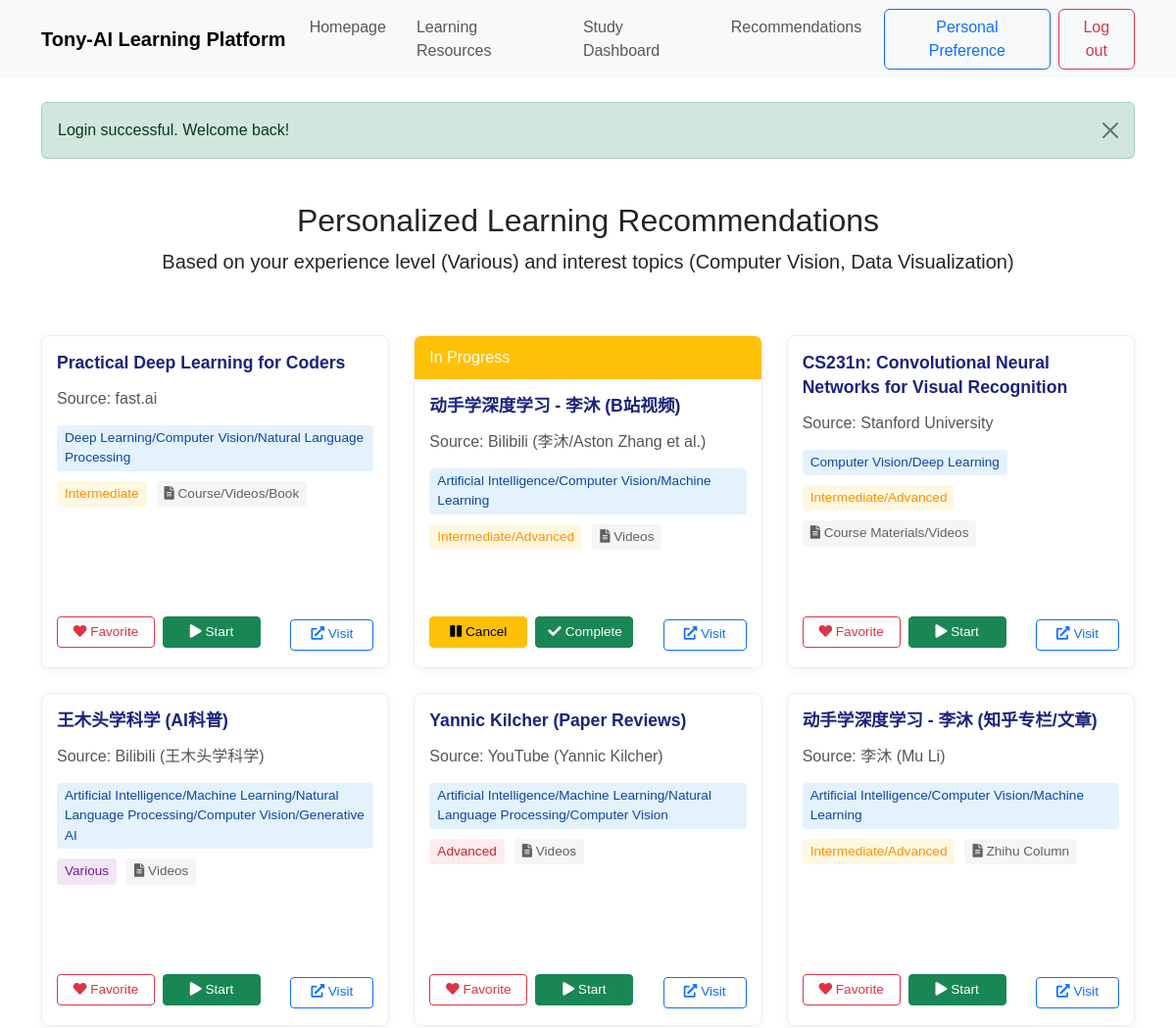
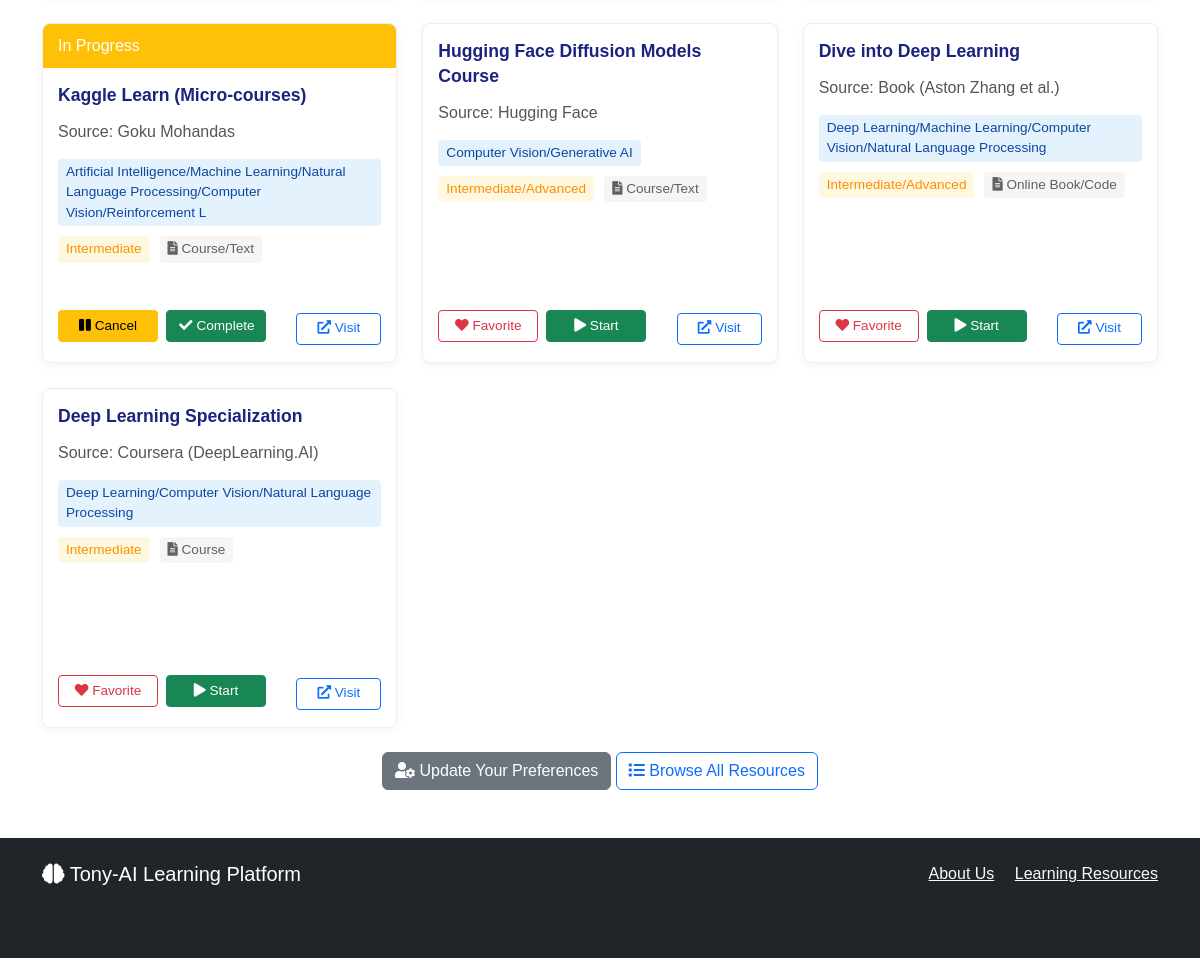
Page /recommendations.php (signed in) on the committed database (2 pictures, top to bottom).
### tables this page shows
CREATE TABLE `user_profiles` (
  `profile_id` int(11) NOT NULL,
  `user_id` int(11) NOT NULL,
  `interested_topics` varchar(255) DEFAULT NULL,
  `skill_level` enum('Beginner','Intermediate','Advanced','Various') DEFAULT NULL
);

CREATE TABLE `resources` (
  `resource_id` int(11) NOT NULL,
  `Title` varchar(255) NOT NULL,
  `URL` varchar(512) NOT NULL,
  `Topic` varchar(100) NOT NULL,
  `Difficulty` varchar(100) NOT NULL,
  `Format` varchar(100) NOT NULL,
  `Source` varchar(255) NOT NULL
);

### recommendations.php (the view, shortened to what this page needs)
<?php
require_once 'database.php';
include 'header.php';
$user_id = $_SESSION['user_id'];
$stmt = $pdo->prepare("SELECT skill_level, interested_topics FROM user_profiles WHERE user_id = ?");
$stmt->execute([$user_id]);
$profile = $stmt->fetch();
if (!$profile) {
    $skill_level = 'Beginner';
    $interested_topics = '';
} else {
    $skill_level = $profile['skill_level'] ?? 'Beginner';
    $interested_topics = $profile['interested_topics'] ?? '';
}
$interested_topics_array = !empty($interested_topics) ? explode(",", $interested_topics) : [];
$sql = "SELECT * FROM resources WHERE 1=1";
$sql .= " AND resource_id NOT IN (
    SELECT resource_id FROM learning_status
    WHERE user_id = :user_id AND status = 'completed'
)";
if (!empty($interested_topics_array)) {
    $topic_conditions = [];
    foreach ($interested_topics_array as $topic) {
        $topic_conditions[] = "Topic LIKE :topic_" . md5($topic);
    }
    if (!empty($topic_conditions)) {
        $sql .= " AND (" . implode(" OR ", $topic_conditions) . ")";
    }
}
$sql .= " ORDER BY RAND() LIMIT 12";
$stmt = $pdo->prepare($sql);
$stmt->bindValue(":user_id", $user_id);
if (!empty($interested_topics_array)) {
    foreach ($interested_topics_array as $topic) {
        $param_name = ":topic_" . md5($topic);
        $stmt->bindValue($param_name, "%$topic%");
    }
}
$stmt->execute();
$result = $stmt->fetchAll();
$userLearningStatus = [];
if (isset($_SESSION['user_id'])) {
    $userId = $_SESSION['user_id'];
    $statusQuery = "SELECT resource_id, status FROM learning_status WHERE user_id = ?";
    $statusStmt = $pdo->prepare($statusQuery);
    $statusStmt->execute([$userId]);
    $statusResult = $statusStmt->fetchAll(PDO::FETCH_ASSOC);
    foreach ($statusResult as $row) {
        $userLearningStatus[$row['resource_id']] = $row['status'];
    }
}
function getStatusDisplayName($status) {
    switch ($status) {
        case 'in_progress': return "In Progress";
    }
}
function getStatusClass($status) {
    switch ($status) {
        case 'in_progress': return "bg-warning";
    }
}
?>
<div class="container mt-4">
    <div class="recommendation-header text-center mb-4">
        <h2>Personalized Learning Recommendations</h2>
        <p class="lead">Based on your experience level (<?php echo $skill_level; ?>)
            <?php if (!empty($interested_topics_array)): ?>
                and interest topics (<?php echo implode(', ', $interested_topics_array); ?>)
            <?php endif; ?>
        </p>
    </div>
    <?php if (empty($result)): ?>
        <div class="alert alert-info">
            <i class="fas fa-info-circle"></i> No resources matching your preferences were found. Please try <a href="profile.php" class="alert-link">updating your preferences</a> or <a href="resources.php" class="alert-link">browse all resources</a>.
        </div>
    <?php else: ?>
        <div class="resource-grid">
            <?php foreach ($result as $resource): ?>
                <div class="resource-card" style="display: flex; flex-direction: column; min-height: 340px;">
                    <?php
                    $resourceId = $resource['resource_id'];
                    $status = isset($userLearningStatus[$resourceId]) ? $userLearningStatus[$resourceId] : null;
                    if (!empty($status)) {
                        $headerClass = getStatusClass($status);
                        $statusDisplay = getStatusDisplayName($status);
                        echo '<div class="card-header ' . $headerClass . ' text-white">' . $statusDisplay . '</div>';
                    }
                    ?>
                    <div class="card-body" style="flex: 1 1 auto; display: flex; flex-direction: column;">
                        <h3 style="flex-shrink:0;"><a href="<?php echo $resource['URL']; ?>" target="_blank"><?php echo $resource['Title']; ?></a></h3>
                        <p class="resource-description" style="flex-shrink:0;">Source: <?php echo $resource['Source']; ?></p>
                        <div class="resource-meta" style="flex-shrink:0;">
                            <span class="topic-badge">
                                <?php echo $resource['Topic']; ?>
                            </span>
                            <span class="difficulty-badge <?php
                                echo strpos($resource['Difficulty'], 'Beginner') !== false ? 'difficulty-beginner' :
                                    (strpos($resource['Difficulty'], 'Intermediate') !== false ? 'difficulty-intermediate' :
                                    (strpos($resource['Difficulty'], 'Advanced') !== false ? 'difficulty-advanced' : 'difficulty-various'));
                            ?>"><?php echo $resource['Difficulty']; ?></span>
                            <span class="format-badge"><i class="fas fa-file-alt"></i> <?php echo $resource['Format']; ?></span>
                        </div>
                        <div class="resource-actions" style="margin-top:auto; display:flex; gap:10px; flex-wrap:wrap; justify-content: space-between;">
                            <div style="display: flex; gap: 8px; flex-wrap: wrap;">
                                <?php if (empty($status) || $status === 'not_started'): ?>
                                    <form method="post" action="update_status.php">
                                        <button type="submit" class="btn btn-sm btn-outline-danger" style="width: 100px;">
                                            <i class="fas fa-heart"></i> Favorite
                                        </button>
                                    </form>
                                <?php endif; ?>
                                <?php if ($status === 'in_progress'): ?>
                                    <form method="post" action="update_status.php">
                                        <button type="submit" class="btn btn-sm btn-warning" style="width: 100px;">
                                            <i class="fas fa-pause"></i> Cancel
                                        </button>
                                    </form>
                                <?php elseif ($status !== 'completed'): ?>
                                    <form method="post" action="update_status.php">
                                        <button type="submit" class="btn btn-sm btn-success" style="width: 100px;">
                                            <i class="fas fa-play"></i> Start
                                        </button>
                                    </form>
                                <?php endif; ?>
                                <?php if ($status === 'in_progress'): ?>
                                    <form method="post" action="update_status.php">
                                        <button type="submit" class="btn btn-sm btn-success" style="width: 100px;">
                                            <i class="fas fa-check"></i> Complete
                                        </button>
                                    </form>
                                <?php endif; ?>
                            </div>
                            <a href="<?php echo $resource['URL']; ?>" target="_blank" class="btn btn-sm btn-outline-primary">
                                <i class="fas fa-external-link-alt"></i> Visit
                            </a>
                        </div>
                    </div>
                </div>
            <?php endforeach; ?>
        </div>
    <?php endif; ?>
    <div class="mt-4 text-center">
        <a href="profile.php" class="btn btn-secondary">
            <i class="fas fa-user-cog"></i> Update Your Preferences
        </a>
        <a href="resources.php" class="btn btn-outline-primary">
            <i class="fas fa-list"></i> Browse All Resources
        </a>
    </div>
</div>
<?php include 'footer.php'; ?>

### header.php (shortened to what this page needs)
<!DOCTYPE html>
<html lang="en">
<head>
    <link rel="stylesheet" href="https://cdn.jsdelivr.net/npm/bootstrap@5.3.0/dist/css/bootstrap.min.css">
    <link rel="stylesheet" href="https://cdnjs.cloudflare.com/ajax/libs/font-awesome/5.15.4/css/all.min.css">
</head>
<body>
    <nav class="navbar navbar-expand-lg navbar-light bg-light">
        <div class="container">
            <a class="navbar-brand" href="index.php">Tony-AI Learning Platform</a>
            <div class="collapse navbar-collapse" id="navbarNav">
                <ul class="navbar-nav me-auto">
                    <li class="nav-item">
                        <a class="nav-link" href="index.php">Homepage</a>
                    </li>
                    <li class="nav-item">
                        <a class="nav-link" href="resources.php">Learning Resources</a>
                    </li>
                    <li class="nav-item">
                        <a class="nav-link" href="dashboard.php">Study Dashboard</a>
                    </li>
                    <li class="nav-item">
                        <a class="nav-link" href="recommendations.php">Recommendations</a>
                    </li>
                </ul>
                <div class="d-flex">
                    <?php if (isset($_SESSION['user_id'])): ?>
                        <a href="profile.php" class="btn btn-outline-primary me-2">Personal Preference</a>
                        <a href="logout.php" class="btn btn-outline-danger">Log out</a>
                    <?php else: ?>
                        <a href="login.php" class="btn btn-outline-primary me-2">Log in</a>
                        <a href="register.php" class="btn btn-outline-primary">Register</a>
                    <?php endif; ?>
                </div>
            </div>
        </div>
    </nav>
    <div class="container mt-4">
        <?php if (isset($_SESSION['message'])): ?>
            <div class="alert alert-<?php echo $_SESSION['message_type']; ?> alert-dismissible fade show" role="alert">
                <?php
                echo $_SESSION['message'];
                ?>
                <button type="button" class="btn-close" data-bs-dismiss="alert" aria-label="Close"></button>
            </div>
        <?php endif; ?>
    </div>
</body>
</html>

### footer.php (shortened to what this page needs)
    <footer class="mt-5 pt-4 pb-4 bg-dark text-white">
        <div class="container">
            <div class="row">
                <div class="col-md-6">
                    <h5><i class="fas fa-brain"></i> Tony-AI Learning Platform</h5>
                    <p class="text-muted">Your professional one-stop platform for AI learning resources</p>
                </div>
                <div class="col-md-6 text-md-end">
                    <div class="footer-links mb-2">
                        <a href="about.php" class="text-light me-3">About Us</a>
                        <a href="resources.php" class="text-light">Learning Resources</a>
                    </div>
                    <div class="footer-copyright text-muted">
                    </div>
                </div>
            </div>
        </div>
    </footer>
</body>
</html>

### header.php (style rules this page uses)
body { font-family: 'Arial', 'Helvetica', sans-serif; }
.navbar-brand { font-weight: bold; }
.navbar-nav .nav-link { margin-right: 15px; }
.btn-outline-primary { border-color: #0d6efd; color: #0d6efd; }

### recommendations.php (style rules this page uses)
.recommendation-header { padding: 20px 0; margin-bottom: 30px; }
.resource-grid { display: grid; grid-template-columns: repeat(auto-fill, minmax(350px, 1fr)); gap: 25px; margin-top: 20px; }
.resource-card { border: 1px solid #eee; border-radius: 8px; overflow: hidden; box-shadow: 0 2px 10px rgba(0,0,0,0.05); transition: transform 0.2s, box-shadow 0.2s; background-color: white; }
.card-body { padding: 15px; }
.resource-card h3 { font-size: 1.1rem; margin-bottom: 12px; line-height: 1.4; }
.resource-card h3 a { color: #1a237e; text-decoration: none; font-weight: 600; }
.resource-description { color: #555; margin-bottom: 15px; }
.resource-meta { display: flex; flex-wrap: wrap; gap: 10px; margin-bottom: 15px; }
.topic-badge, .difficulty-badge, .format-badge { padding: 3px 8px; border-radius: 4px; font-size: 0.85rem; }
.topic-badge { background-color: #e3f2fd; color: #0d47a1; }
.difficulty-intermediate { background-color: #fff8e1; color: #ff8f00; }
.difficulty-advanced { background-color: #ffebee; color: #c62828; }
.difficulty-various { background-color: #f3e5f5; color: #6a1b9a; }
.format-badge { background-color: #f5f5f5; color: #616161; }
.resource-actions { display: flex; flex-wrap: wrap; gap: 10px; margin-top: 15px; align-items: center; justify-content: space-between; }
.resource-actions div { display: flex; flex-wrap: wrap; gap: 8px; margin-bottom: 5px; }
.btn-sm { padding: 6px 12px; font-size: 0.85rem; min-width: 85px; text-align: center; height: 32px; line-height: 1.2; white-space: nowrap; overflow: hidden; }
.card-header { padding: 10px 15px; }

### rows in the picture
user_profiles: skill_level "Various", interested_topics "Computer Vision, Data Visualization"
resources: Title "Practical Deep Learning for Coders", Source "fast.ai", Topic "Deep Learning/Computer Vision/Natural Language Processing", Difficulty "Intermediate", Format "Course/Videos/Book"
resources: resource_id "In Progress", Title "动手学深度学习 - 李沐 (B站视频)", Source "Bilibili (李沐/Aston Zhang et al.)", Topic "Artificial Intelligence/Computer Vision/Machine Learning", Difficulty "Intermediate/Advanced", Format "Videos"
resources: Title "CS231n: Convolutional Neural Networks for Visual Recognition", Source "Stanford University", Topic "Computer Vision/Deep Learning", Difficulty "Intermediate/Advanced", Format "Course Materials/Videos"
resources: Title "王木头学科学 (AI科普)", Source "Bilibili (王木头学科学)", Topic "Artificial Intelligence/Machine Learning/Natural Language Processing/Computer Vision/Generative AI", Difficulty "Various", Format "Videos"
resources: Title "Yannic Kilcher (Paper Reviews)", Source "YouTube (Yannic Kilcher)", Topic "Artificial Intelligence/Machine Learning/Natural Language Processing/Computer Vision", Difficulty "Advanced", Format "Videos"
resources: Title "动手学深度学习 - 李沐 (知乎专栏/文章)", Source "李沐 (Mu Li)", Topic "Artificial Intelligence/Computer Vision/Machine Learning", Difficulty "Intermediate/Advanced", Format "Zhihu Column"
resources: resource_id "In Progress", Title "Kaggle Learn (Micro-courses)", Source "Goku Mohandas", Topic "Artificial Intelligence/Machine Learning/Natural Language Processing/Computer Vision/Reinforcement L", Difficulty "Intermediate", Format "Course/Text"
resources: Title "Hugging Face Diffusion Models Course", Source "Hugging Face", Topic "Computer Vision/Generative AI", Difficulty "Intermediate/Advanced", Format "Course/Text"
resources: Title "Dive into Deep Learning", Source "Book (Aston Zhang et al.)", Topic "Deep Learning/Machine Learning/Computer Vision/Natural Language Processing", Difficulty "Intermediate/Advanced", Format "Online Book/Code"
resources: Title "Deep Learning Specialization", Source "Coursera (DeepLearning.AI)", Topic "Deep Learning/Computer Vision/Natural Language Processing", Difficulty "Intermediate", Format "Course"

### other values in the picture
$_SESSION['message'] "Login successful. Welcome back!"
